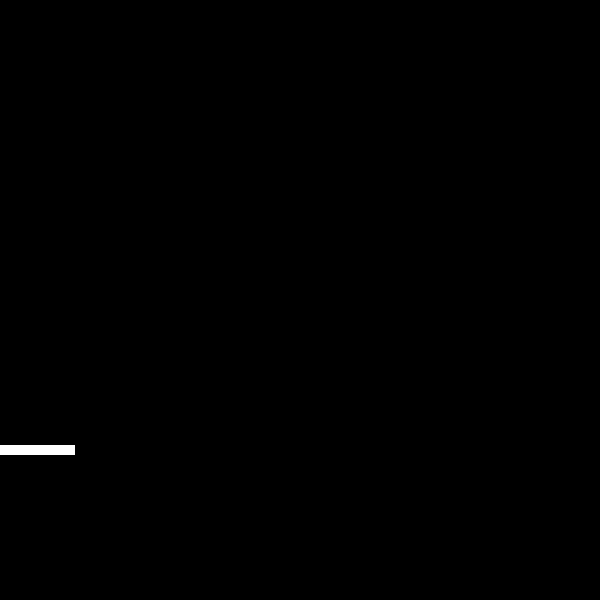
Frame 1 (no input)
Frame 60 (the mouse pressed at the canvas centre just before this capture): identical to frame 1, image omitted
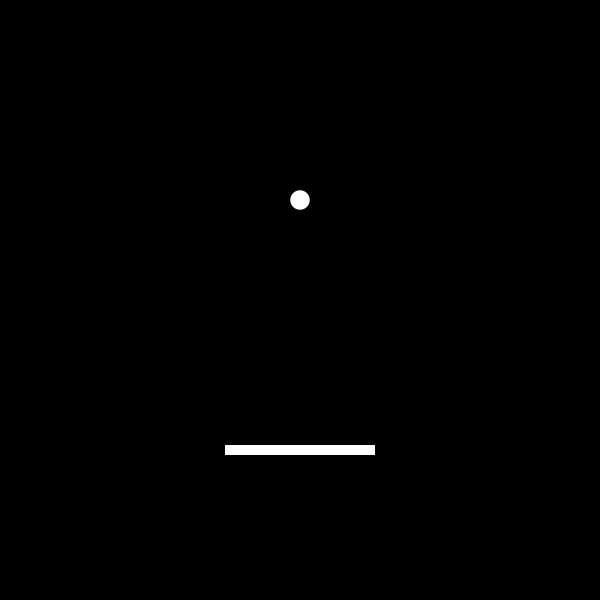
Frame 120 (the mouse held since frame 60 and released just before this capture)

The Processing sketch that drew these frames (run headless with seeded random() and noise(); from frame 60 on, the mouse is pressed at the canvas centre):

// Processing sketch: sketch_2018FinalBonus
// ── sketch_2018FinalBonus.pde
//Create a 1 player pong game complete with lives, score, 
//and multiple balls (hint will need to create a class)
//Create an image where pixels fall or break apart when mouse clicks them 
//a. Use .get to store pixel information in a 2D array (position & color)
//b. Create a 2D arrays to store if pixels have been 'activated' or not 
//(hint look at 2DArray_3 example from week 7

int life, score;
ArrayList <Ball> myBall = new ArrayList <Ball>();

void setup() {
  size(600, 600);
  rectMode(CENTER);
  noStroke();
}
void draw() {
  background(0);
  rect(mouseX, height-150, 150, 10);
  if (frameCount % 120 ==0) {
    myBall.add(new Ball());
  }
  for (int i=0; i<myBall.size(); i++) {
    Ball b = myBall.get(i);
    b.display();
    b.move();
    b.bounceWall();
    b.score();
    b.vanish();
  }
}

class Ball {
  float size;
  PVector vel, pos;
  PVector accel;
  Ball() {
    pos = new PVector(width/2, height/3);
    vel = new PVector(random(-1, 1), random(-1, 1));
    accel = new PVector(random(-.05, .05), .1);
    size = random(10, 50);
  }
  void display() {
    ellipse(pos.x, pos.y, size, size);
  }
  void move() {
    pos.x += vel.x;
    pos.y += vel.y;
    vel.x += accel.x;
    vel.y += accel.y;
  }
  void bounceWall() {
    if (pos.x <= size/2 || pos.x >= width-size/2) {
      vel.x = -vel.x;
    }
    if (pos.y <= size/2 || pos.y >= height-size/2) {
      vel.y = -vel.y;
    }
  }
  void score() {
    if (pos.y >= height-150-size/2 && pos.x >= mouseX-150/2 && pos.x <= mouseX+150/2 && pos.y >= height-150-10/2-size/2 && pos.y <= height-150+10/2-size/2) {
      score ++;
      vel.y = -vel.y;
      println(score, life);
    }
  }
  void vanish() {
    if (pos.x==0 || pos.y ==0) {
      myBall.remove(new Ball());
    }
  }
}
